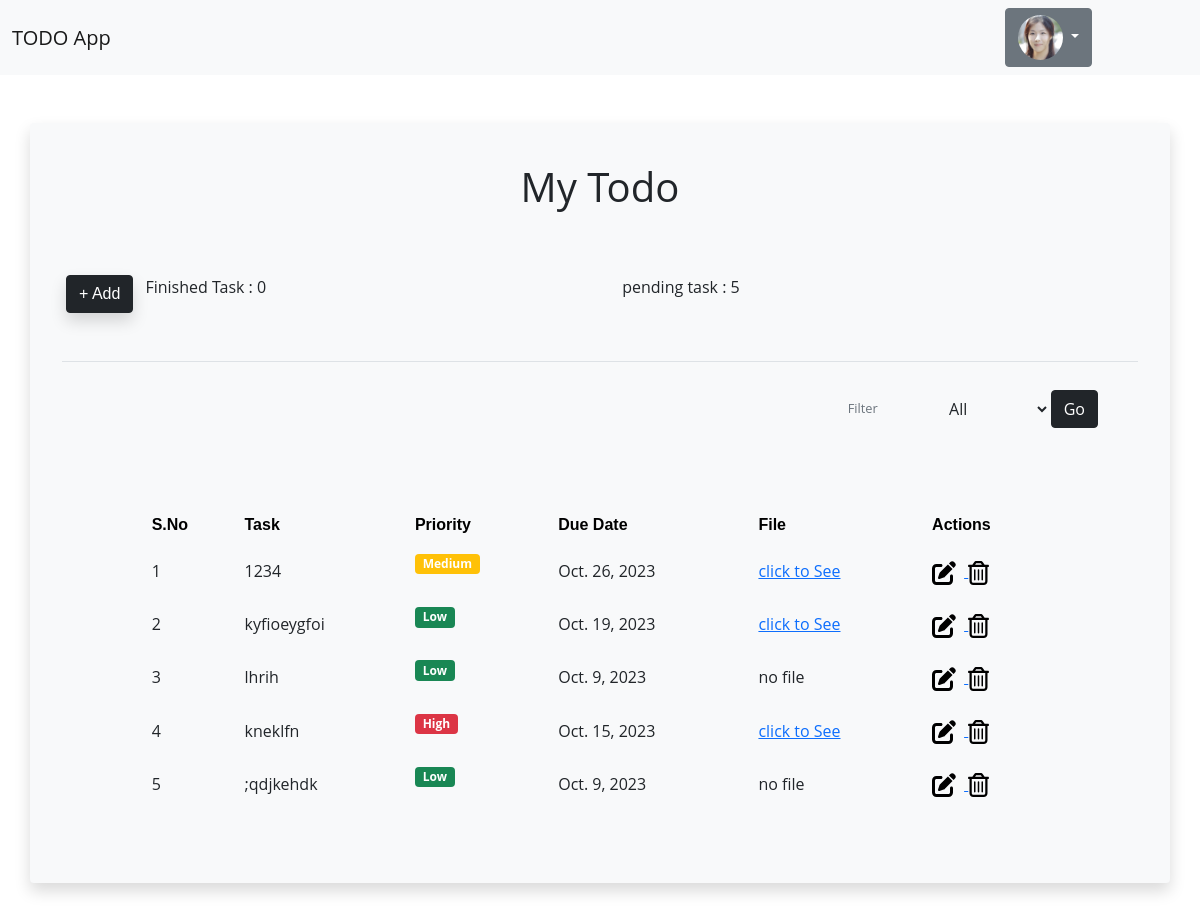
Page /index/ (signed in) on the earlier database version.
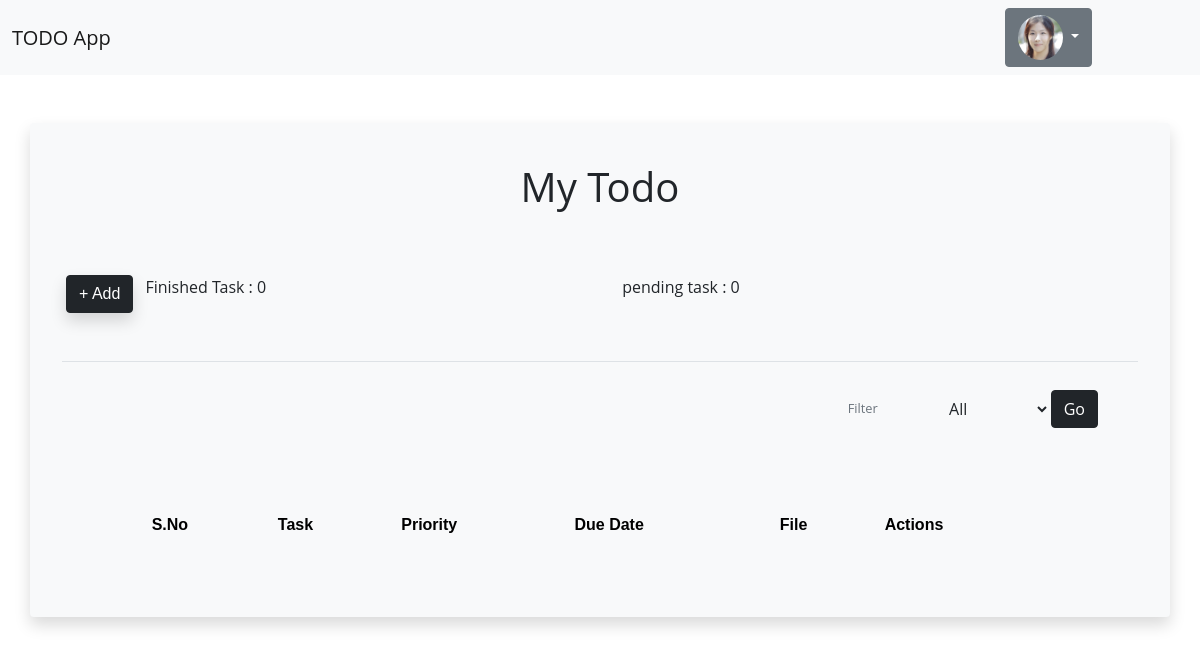
Same page on the later database version.
### adApp/models.py (models this page shows, shortened)
class CustomUser(AbstractUser):
    userIMG = models.ImageField(upload_to="uploads")
    uuid = models.UUIDField(default=uuid.uuid4, editable=False)

class ListDetails(models.Model):
    PRIORTY_LEVEL = [("High", "High"), ("Medium", "Medium"), ("Low", "Low")]
    desc = models.CharField(max_length=300)
    slug = models.SlugField(unique=True)
    updateDate = models.DateField(default=timezone.now)
    due_date = models.DateField(default=timezone.now, null=True, blank=True)
    is_finished = models.BooleanField(default=False)
    fileUpload = models.FileField(upload_to="uploads/", default=None)
    priority = models.CharField(choices=PRIORTY_LEVEL, max_length=30)
    owner = models.ForeignKey(settings.AUTH_USER_MODEL,
                              on_delete=models.CASCADE)

### adApp/views.py (the view)
# urls.py: path("index/", ShowData.as_view(), name="show"),
class ShowData(LoginRequiredMixin, ListView):
    model = ListDetails
    login_url = "login"
    template_name = "index.html"
    context_object_name = "showdetails"
    def get_queryset(self):
        user = self.request.user
        specificData = ListDetails.objects.none()
        if user.is_authenticated:
            specificData = ListDetails.objects.filter(owner=user)
            return specificData
    def get_context_data(self, **kwargs):
        context = super().get_context_data(**kwargs)
        today = date.today()
        pendigTask = ListDetails.objects.filter(
            is_finished=False, owner=self.request.user).count()
        finishedTask = ListDetails.objects.filter(
            is_finished=True, owner=self.request.user).count()
        context["pendingTask"] = pendigTask
        context["finishedTask"] = finishedTask
        return context

### templates/index.html (shortened to what this page needs)
{% extends 'base.html' %} {% load static %}
{% block content %}
<!DOCTYPE html>
<link rel="stylesheet" href="{% static 'add.css' %}" />
<div class="container m-5 p-2 rounded mx-auto bg-light shadow">
  <div class="row m-1 p-4">
    <div class="col">
      <div class="p-1 h1 text-dark text-center mx-auto display-inline-block">
        My Todo
      </div>
    </div>
  </div>
  <div class="row m-1 p-3">
    <div class="col col-11">
      <div class="row rounded p-2 add-todo-wrapper">
        <div class="row">
        <div class="col-auto px-0 mx-0 mr-2">
          <a href="{% url 'add-details' %}">
            <button
              class="btn btn-dark rounded shadow "
              style="font-family: Poppins, sans-serif">
               + Add
            </button>
          </a>
        </div>
        <div class="col-lg-6">
          <p>Finished Task : {{finishedTask}}</p>
        </div>
        <div class="col">
           <p>pending task : {{pendingTask}}</p>
        </div>
      </div>
      </div>
    </div>
  </div>
  <div class="p-2 mx-4 border-black-25 border-bottom"></div>
  <form action="{% url 'showsortlist' 'completed' %}" method="post">
  <div class="row m-1 p-3 px-5 justify-content-end">
    <div class="col-auto d-flex align-items-center">
      <label class="text-secondary my-2 pr-2 view-opt-label">Filter</label>
      <select class="custom-select custom-select-sm btn my-2" name="sortList">
     <option value="all"> <a href="{% url 'show' %}">All</a></option>
      </select>
  <button type="submit" class="btn btn-dark rounded">Go</button>
    </div>
  </div>
  </form>
  <div class="container py-5 h-100">
    <div class="row d-flex justify-content-center align-items-center h-100">
      <div class="col-md-12 col-xl-10">
        <div class="table-responsive">
              <table
                class="table  table-hover table-borderless  align-middle">
                <thead class="table-light">
                <tr style="font-family: Poppins, sans-serif">
                  <th scope="col">S.No</th>
                  <th scope="col">Task</th>
                  <th scope="col">Priority</th>
                  <th scope="col">Due Date</th>
                  <th scope="col">File</th>
                  <th scope="col text-center">Actions</th>
                  </tr>
                </thead>
                <tbody class="table-group-divider">
                  {% for i in showdetails %}
                  <td class="">{{forloop.counter}}</td>
                  <td class="align-middle">{{i.desc}}</td>
                   <td class="align-middle">
                    <h6 class="mb-0">
                      <span>
                        <p
                          class="{% if i.priority == 'High' %} badge bg-danger r {% elif i.priority == 'Medium' %} badge bg-warning {% else %} badge bg-success {%endif%}">
                          {{i.priority}}
                        </p>
                      </span>
                    </h6>
                  </td>
                  <td class="align-middle">{{i.due_date}}</td>
                  {% if i.fileUpload %}
                  <td class="align-middle">
                    <a href="{{i.fileUpload.url}}">click to See</a>
                  </td>
                  {% else %}
                  <td>no file</td>
                  {% endif %}
                  <td class="align-middle">
                    <a href="{%url 'update-details' i.slug %}">
                    </a>
                    <a href="{% url 'delete-details' i.slug%}">
                    </a>
                  </td>
                  {% endfor%}
                </tbody>
              </table>
            </div>
          </div>
        </div>
      </div>
    </div>
{% endblock %}

### templates/base.html (shortened to what this page needs)
<!DOCTYPE html>
<html lang="en">
  <head>
    <link
      href="https://cdn.jsdelivr.net/npm/bootstrap@5.0.2/dist/css/bootstrap.min.css"
      rel="stylesheet"
 />
  </head>
  <body>
    <nav class="navbar navbar-expand-lg shaodw  navbar-light bg-light">
      <div class="container-fluid">
        <div class="collapse navbar-collapse" id="navbarSupportedContent">
          <a class="navbar-brand mt-2 mt-lg-0" href="#">
            TODO App
                   </a>
            {% if request.user.is_authenticated %}
        </div>
        <div class="d-flex align-items-center">
          <div class="btn-group">
            <button class="btn" type="button" id="triggerId" data-bs-toggle="dropdown" aria-haspopup="true"
                aria-expanded="false">
      </div>
      <div class="btn-group mx-5">
        <button class="btn btn-secondary mx-5  dropdown-toggle" type="button" id="triggerId" data-bs-toggle="dropdown" aria-haspopup="true"
            aria-expanded="false">
                   {% if request.user.userIMG %}
                   <img
                   src = "{{user.userIMG.url}}"
            class="rounded-circle"
            height="45"
            alt="{{request.user}}"
            loading="lazy"
          />
          {% endif %}
        </button>
      </div>
    </div>
            {% endif %}
          </div>
    </nav>
    {% block content %} {% endblock%}
  </body>
</html>

### static/add.css (style rules this page uses)
body { font-family: "Open Sans", sans-serif; line-height: 1.6; }
.view-opt-label, .date-label { font-size: 0.8rem; }

Differences in the rows shown:
removed ListDetails: desc "1234", priority "Medium", due_date "Oct. 26, 2023"
removed ListDetails: desc "kyfioeygfoi", priority "Low", due_date "Oct. 19, 2023"
removed ListDetails: desc "lhrih", priority "Low", due_date "Oct. 9, 2023", fileUpload "no file"
removed ListDetails: desc "kneklfn", priority "High", due_date "Oct. 15, 2023"
removed ListDetails: desc ";qdjkehdk", priority "Low", due_date "Oct. 9, 2023", fileUpload "no file"
Other differences:
{{ pendingTask }}: "5" → "0"
